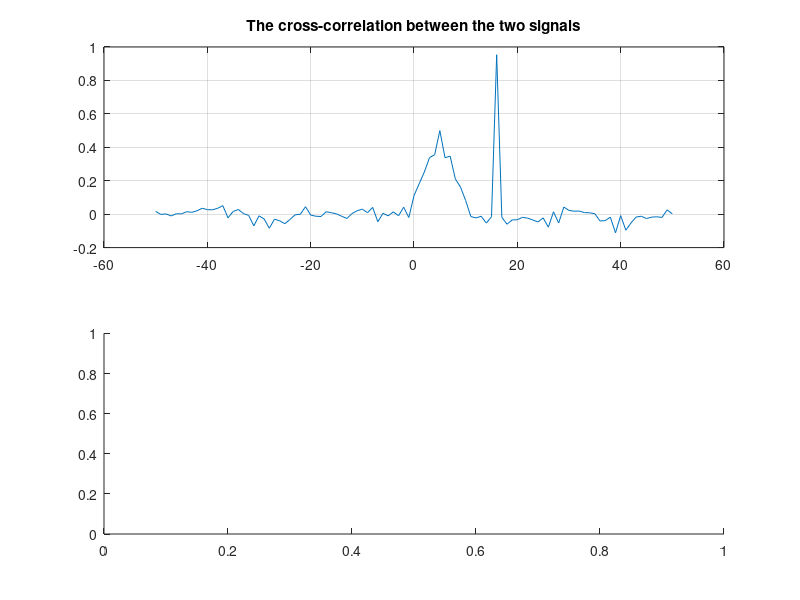

This chart was generated by the following MATLAB code: (Note: this script raises an error after producing the figure.)
%D_TDE  HOSA Demo: Time Delay Estimation using cross-cumulant method (tde)
echo off

% A. Swami April 15, 1993
% Copyright (c) 1991-2001 by United Signals & Systems, Inc. 
%       $Revision: 1.7 $

%     RESTRICTED RIGHTS LEGEND
% Use, duplication, or disclosure by the Government is subject to
% restrictions as set forth in subparagraph (c) (1) (ii) of the 
% Rights in Technical Data and Computer Software clause of DFARS
% 252.227-7013. 
% Manufacturer: United Signals & Systems, Inc., P.O. Box 2374, 
% Culver City, California 90231. 
%
%  This material may be reproduced by or for the U.S. Government pursuant 
%  to the copyright license under the clause at DFARS 252.227-7013. 

clear , clc, 
echo on 

%       Time delay estimation - using cross-cumulant method 
%
%    TDE estimates the time delay between two signals, using the parametric 
%    third-order cross cumulant (bispectrum) method. The signals may be 
%    contaminated by noises which are correlated with one another.  The noise 
%    sequences may be symmetrically distributed, such as Gaussian. 
%
% We will test TDE on some data generated by TDEGEN: 
% The data consist of two signals, y1 = s1 + g1, and y2 = s2 + g2. 
% s1 is  an i.i.d. sequence with the single-sided exponential distribution 
%        (mean=0, variance=1, skewness=2). 
% s2 is a delayed version of s1 (delay of 16 samples).
% g1 is a white Gaussian noise sequence with unity variance.
% g2 is obtained by passing g1 through the MA filter, 
%    [1 2 3 4 5 6 6 4 3 2 1].  
% The two noise signals, g1 and g2, have a strong cross-correlation at a delay
%     of 5 samples. 

% Hit any key to continue
pause

load tde1
m   = length(r21);
m   = (m-1)/2;
clf
subplot(211)
plot(-m:m, r21),title('The cross-correlation between the two signals')
grid on 
set (gcf, 'Name','HOSA TDE ') 

% 
%  The cross-correlation displays two peaks:  
%      a broad peak at n=5 corresponding to the noise 
%      a sharp peak at n=16 corresponding to the signal delay 
%  The cross-correlation by itself cannot be used to distinguish between 
%     these two peaks. 

%  TDE models the signal s2(n) as the result of a MA (FIR) filtering
%  operation on the signal s1(n);  hence, ideally, the coefficients of 
%  the FIR filter are zero except at the sample (index) corresponding to
%  the true delay.   TDE estimates the FIR filter coefficients using
%  third-order cumulants. 
%  Let us assume that the maximum delay is 30, and use TDE. 

% Hit any key to continue
pause 
subplot(212) 
[delay,avec] = tde(s1,s2,30,128);
subplot(211)
a = axis;
axis([-30 30 a(3) a(4)])

disp(['estimated delay is ',int2str(delay),' samples']) 

% Note that the TDE estimate is blind to the spatially correlated noise 
%      and shows a single sharp peak at the true delay of 16 samples. 
 
% Hit any key to return to the previous menu
pause
echo off
clc 
return

